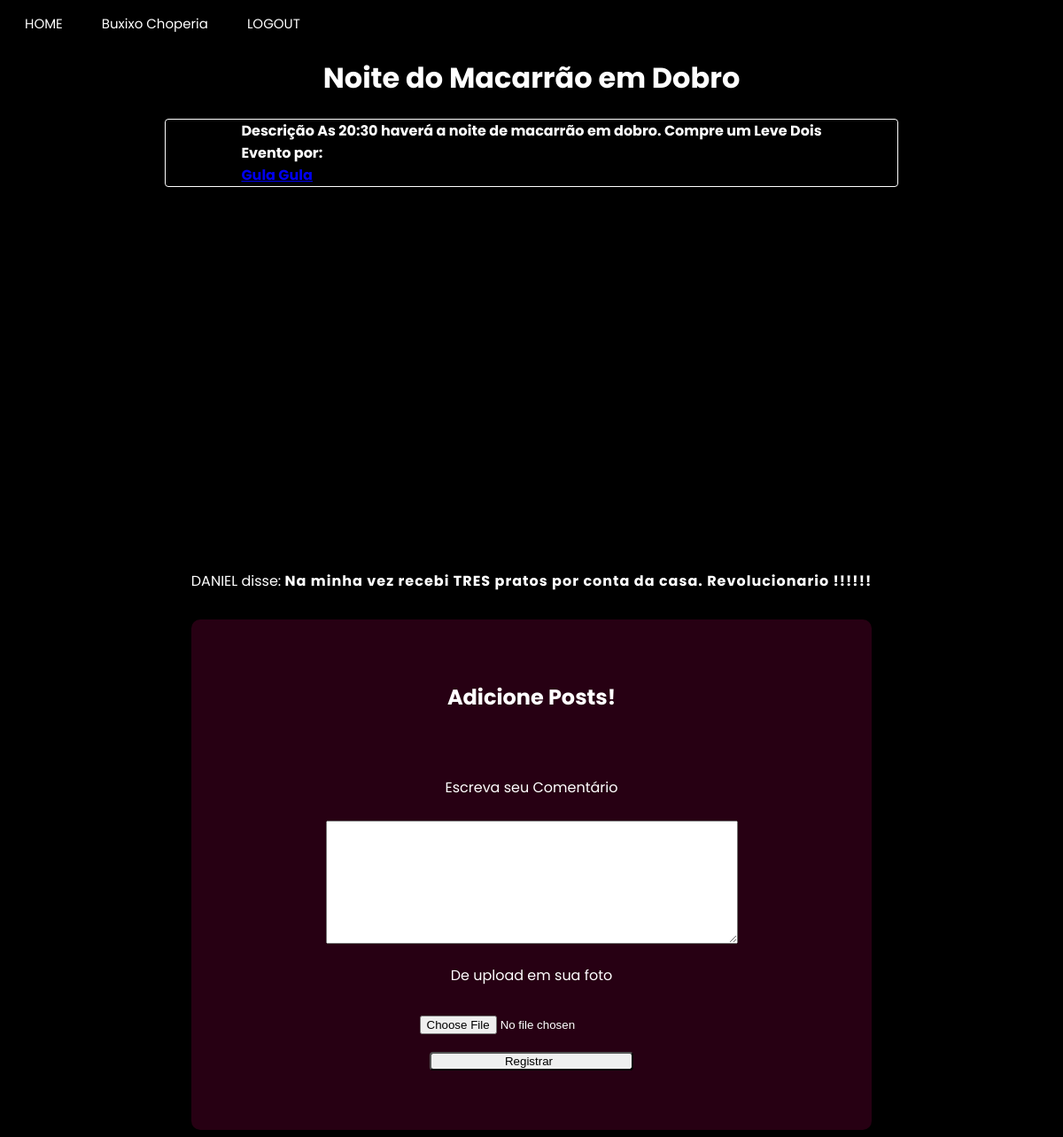
The app's page /event_page/Noite do Macarrão em Dobro (signed in) with its own data.
### app/model.py (models this page shows, shortened)
class empresa(UserMixin, db.Model):
    __tablename__ = "empresa"
    id = db.Column(db.Integer,primary_key=True)
    enterprise_name = db.Column(db.String(64), index=True, unique=True)
    email = db.Column(db.String(120), index=True, unique=True)
    password_hash = db.Column(db.String(120))
    city = db.Column(db.String(120))
    latitude = db.Column(db.Float)
    longitude = db.Column(db.Float)
    district = db.Column(db.String(50))
    street = db.Column(db.String(120))
    posts = db.relationship("Post", backref="enterprise")

class Event(db.Model):
    id = db.Column(db.Integer, primary_key=True)
    body = db.Column(db.String(200))
    image = db.Column(db.String(200))
    timestamp = db.Column(db.Integer, index=True)
    empresa_id = db.Column(db.Integer)
    name = db.Column(db.String(200))
    latitude = db.Column(db.Float)
    longitude = db.Column(db.Float)
    event_type = db.Column(db.String(8))
    rank = db.Column(db.Float)
    avaliations = db.Column(db.Integer)
    age_groups = db.Column(db.String)

class usuario(UserMixin, db.Model):
    __tablename__ = "usuario"
    id = db.Column(db.Integer, primary_key=True)
    username = db.Column(db.String(64), index=True, unique=True)
    email = db.Column(db.String(120), index=True, unique=True)
    password_hash = db.Column(db.String(120))
    city = db.Column(db.String(120))
    district = db.Column(db.String(50))
    age = db.Column(db.Integer)

class Post(db.Model):
    id = db.Column(db.Integer, primary_key=True)
    body = db.Column(db.String(140))
    image = db.Column(db.String(200))
    timestamp = db.Column(db.Integer, index=True)
    empresa_id = db.Column(db.Integer, db.ForeignKey('empresa.id'))
    author_id = db.Column(db.Integer())
    event_id = db.Column(db.Integer())
    rank = db.Column(db.Integer())

### app/routes.py (the view, shortened to what this page needs)
@app.route("/event_page/<name>", methods=["POST", "GET"])
@login_required
def event_page(name):
    form = Comments()
    eventoo = Event.query.filter_by(name=name).first()
    return render_template('event_page.html', title=name, css_file="event_page.css",user=current_user, usuario=usuario, enterprise=empresa, posts=Post.query.filter_by(event_id=eventoo.id), form=form, body=eventoo.body, id  =eventoo.empresa_id )

### app/forms.py
class Comments(FlaskForm):
    files = FileField("De upload em sua foto")
    evaluation = TextAreaField("",validators=[DataRequired("Dê sua avaliação")])
    text = TextAreaField("Escreva seu Comentário", validators=[DataRequired("Escreva seu comentário!")])
    submit = SubmitField("Registrar")

### app/model.py (called while the page is built)
@login.user_loader
def load_user(id):
    if usuario.query.get(int(id)):
        load = usuario.query.get(int(id))
    else:
        load = empresa.query.get(int(id))
    return load

### app/templates/event_page.html (shortened to what this page needs)
{% extends "base.html" %}
{% block content %}
<h1>{{title}}</h1>
<h3>
  Descrição {{ body }}
  <br>
  Evento por: <a href={{url_for("enterprise_page_specific", name = enterprise.query.filter_by(id=id).first().enterprise_name)}}> {{enterprise.query.filter_by(id=id).first().enterprise_name}}</a>
</h3>
<div id="map"></div>
<div class="alignment">
{% for post in posts%}
{% if usuario.query.filter_by(id = post.author_id).first().username %}
<div><p>{{ usuario.query.filter_by(id = post.author_id).first().username }} disse: <b>{{ post.body }}</b></p></div>
{% else %}
<div><p>{{ enterprise.query.filter_by(id = post.author_id).first().enterprise_name }} disse: <b>{{ post.body }}</b></p></div>
{% endif %}
{% endfor %}
<section class="container">
  {% if current_user.username %}
  <h1>Envie-nos seu feedback</h1><br><br>
  <form class="rating" novalidate>
    <label>
      <input type="radio" name="stars" value="1" />
      <span class="icon">★</span>
    </label>
    <label>
      <input type="radio" name="stars" value="2" />
      <span class="icon">★</span>
      <span class="icon">★</span>
    </label>
    <label>
      <input type="radio" name="stars" value="3" />
      <span class="icon">★</span>
      <span class="icon">★</span>
      <span class="icon">★</span>
    </label>
    <label>
      <input type="radio" name="stars" value="4" />
      <span class="icon">★</span>
      <span class="icon">★</span>
      <span class="icon">★</span>
      <span class="icon">★</span>
    </label>
    <label>
      <input type="radio" name="stars" value="5" />
      <span class="icon">★</span>
      <span class="icon">★</span>
      <span class="icon">★</span>
      <span class="icon">★</span>
      <span class="icon">★</span>
    </label>
  </form>
  {% else %}
  <h1>Adicione Posts!</h1><br><br>
  {% endif %}
      <form action="{{url_for('event_page', name = title)}}", method='POST', novalidate, enctype=multipart/form-data>
          <div class="inputs">
            <p>
                {{ form.text.label }}<br><br>
                {{ form.text(size=32) }}<br>
            </p>
            <p>
                {{ form.files.label }}<br>
                {{ form.files(size=32) }}<br>
            </p>
        </div>
        <p>{{ form.submit() }}</p>
      </form>
    </section>
</div>
{% endblock %}

### app/templates/base.html (shortened to what this page needs)
<!DOCTYPE html>
<html>
    <head>
        {% if css_file%}
            <link rel="stylesheet" type="text/css" href="{{ url_for('static', filename=css_file) }}">
        {% else %}
            <link rel="stylesheet" type="text/css" href="{{ url_for('static', filename='user_page.css') }}">
        {% endif %}
    </head>
    <body>
        <header class="menu">
            <a id="main_page" href="{{ url_for('main_page') }}" class="button">HOME</a>
            {% if user.is_authenticated %}
            {% if user.username %}
            <a id="user_page" href="{{ url_for('user_page')}}"class="button">{{user.username}}</a>
            {% else %}
            <a id="enterprise_page" href="{{ url_for('enterprise_page_specific', name=user.enterprise_name)}}"class="button">{{user.enterprise_name}}</a>
            {% endif%}
            <a id="logout" href="{{ url_for('logout') }}" class="button">LOGOUT</a>
            {% else %}
            <a id="enterprise_register_page" href="{{ url_for('enterprise_register_page') }}" class="button">SEJA UM ANUNCIANTE</a>
            <a id="user_register_page" href="{{ url_for('user_register_page') }}" class="button">REGISTRO</a>
            <a id="login_page" href="{{ url_for('login_page') }}" class="button">LOGIN</a>
            {% endif %}
        </header>
        {% block content %}{% endblock %}
    </body>
</html>

### app/static/event_page.css (style rules this page uses)
body { background: black; background-image: url("https://www.pixel4k.com/wp-content/uploads/2021/05/abstract-waving-4k_1620165379-1536x960.jpg"); background-repeat: no-repeat; background-size: cover; }
p { color:white; }
h1 { color:white; font-family: "Poppins"; display: grid; align-items: center; justify-content: center; }
h3 { color:white; font-family: Poppins; display: grid; align-items: center; justify-content: center; }
#map { height: 400px; width: 70%; border-radius: 8px; margin: auto; }
.alignment { display: grid; align-items: center; justify-content: center; }
section.container { background-color: rgba(87, 02, 43, 0.45); border-radius: 10px; align-items: center; justify-content: center; padding: 20px; }
.inputs input { outline: none; }
.inputs { margin: auto; text-align: center; }
.inputs input::placeholder { color: rgba(13, 0, 26, 0.8); }
form input[type=submit] { border-radius: 4px; padding-left: 0px; width: 230px; transition: all 0.3s ease; }
h3 { border: white solid 1px; border-radius: 4px; margin-left: 15%; margin-right: 15%; background-color: rgba(0,0,0, 0.5); font-size: 16px; }
.alignment p { text-align: center; }
section.container { padding: 50px; justify-content: center; margin-top: 15px; }
p b { font-family: "Poppins", sans-serif; letter-spacing: 1px; }
p { font-family: "Poppins", sans-serif; }
textarea#text { margin: 0px; height: 133px; width: 459px; }
input#files { margin-top: 5%; }

### app/static/base.css (style rules this page uses)
header.menu { align-items: left; justify-content: start; }
a.button { border: none; color: white; padding: 5px 20px; text-align: center; text-decoration: none; display: inline-block; font-family:'Poppins'; font-size: 15px; }
.menu { margin-top: 10px; }

### records on screen
empresa: enterprise_name "Buxixo Choperia"
Event: name "Noite do Macarrão em Dobro", body "As 20:30 haverá a noite de macarrão em dobro. Compre um Leve Dois"
empresa: query.filter_by "Gula Gula"
Post: body "Na minha vez recebi TRES pratos por conta da casa. Revolucionario !!!!!!"
usuario: query.filter_by "DANIEL"
